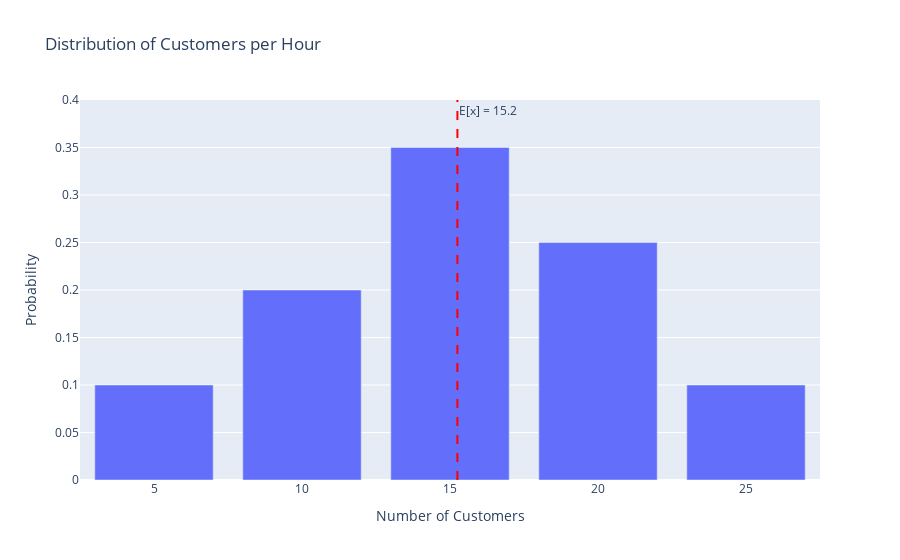

The notebook cell saved with this chart:
### Code cell
# Visualize with expected value
df = pd.DataFrame({"Customers": customers, "Probability": probabilities})
fig = px.bar(df, x="Customers", y="Probability", title="Distribution of Customers per Hour")
fig.add_vline(
    x=expectation,
    line_dash="dash",
    line_color="red",
    annotation_text=f"E[x] = {expectation:.1f}",
    annotation_position="top right",
)
fig.update_layout(
    yaxis_range=[0, 0.40], xaxis_title="Number of Customers", yaxis_title="Probability"
)
fig.show()

### Figure 1 — Plotly figure (JSON) as saved in the notebook; plotly's stock layout.template omitted (floating-point values rounded to 4 significant figures)
{"data": [{"hovertemplate": "Customers=%{x}<br>Probability=%{y}<extra></extra>", "legendgroup": "", "marker": {"color": "#636efa", "pattern": {"shape": ""}}, "name": "", "orientation": "v", "showlegend": false, "textposition": "auto", "type": "bar", "x": [5, 10, 15, 20, 25], "xaxis": "x", "y": [0.1, 0.2, 0.35, 0.25, 0.1], "yaxis": "y"}], "layout": {"annotations": [{"showarrow": false, "text": "E[x] = 15.2", "x": 15.25, "xanchor": "left", "xref": "x", "y": 1, "yanchor": "top", "yref": "y domain"}], "barmode": "relative", "legend": {"tracegroupgap": 0}, "shapes": [{"line": {"color": "red", "dash": "dash"}, "type": "line", "x0": 15.25, "x1": 15.25, "xref": "x", "y0": 0, "y1": 1, "yref": "y domain"}], "title": {"text": "Distribution of Customers per Hour"}, "xaxis": {"anchor": "y", "domain": [0, 1], "title": {"text": "Number of Customers"}}, "yaxis": {"anchor": "x", "domain": [0, 1], "range": [0, 0.4], "title": {"text": "Probability"}}}}
